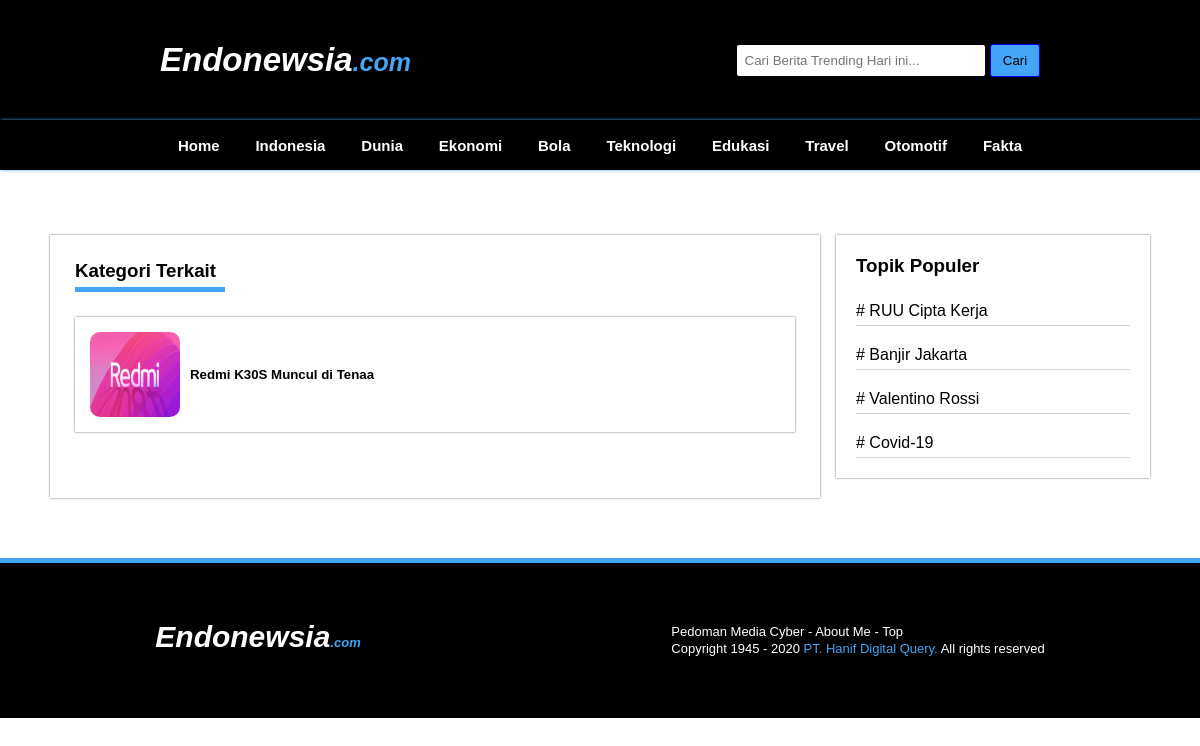
/public/home/kategori/11, run on the app's committed database.
### tables this page shows
CREATE TABLE `berita` (
  `id_berita` int NOT NULL AUTO_INCREMENT,
  `judul_berita` varchar(255) NOT NULL,
  `gambar` varchar(225) DEFAULT NULL,
  `deskripsi` text,
  `id_kategori` int NOT NULL,
  PRIMARY KEY (`id_berita`),
  KEY `id_kategori` (`id_kategori`),
  CONSTRAINT `berita_ibfk_1` FOREIGN KEY (`id_kategori`) REFERENCES `kategori` (`id`)
);

### app/core/Controller.php (called while the page is built, shortened)
<?php
class Controller
{
    public function view($view, $data = [])
    {
        require_once "../app/views/$view.php";
    }
    public function model($model)
    {
        return new $model;
    }
}

### app/controllers/Home.php (called while the page is built, shortened)
<?php
class Home extends Controller
{
    public function kategori($id)
    {
        $data["data"] = $this->model("Home_model")->getKategori($id);
        $data["judul"] = "Endonewsia - Kategori ";
        $data["header"] = "Kategori Terkait";
        $data["css"] = BASEURL . "/css/user/style.css";
        $this->view("user/kategori", $data);
    }
}

### app/core/App.php (called while the page is built, shortened)
<?php
class App
{
    private $controller = "Home",
        $method = "Index",
        $params = [];
    public function __construct()
    {
        $url = $this->parseURL();
        if (file_exists("../app/controllers/$url[0].php")) {
            unset($url[0]);
        }
        $this->controller = new $this->controller;
        if (isset($url[1])) {
            if (method_exists($this->controller, $url[1])) {
                $this->method = $url[1];
                unset($url[1]);
            }
        }
        if (!empty($url)) {
            $this->params = array_values($url);
        }
        call_user_func_array([$this->controller, $this->method], $this->params);
    }
    public function parseURL()
    {
        if (isset($_GET["url"])) {
            $url = rtrim($_GET["url"], "/");
            $url = filter_var($url, FILTER_SANITIZE_URL);
            $url = explode("/", $url);
            foreach ($url as $val) {
                $result[] = ucfirst($val);
            }
            return $result;
        }
    }
}

### public/index.php (called while the page is built, shortened)
<?php
require_once "../app/core/Database.php";
new App();

### app/core/Database.php (called while the page is built, shortened)
<?php
class Database
{
    private $dbhost = DBHOST;
    private $dbuser = DBUSER;
    private $dbpass = DBPASS;
    private $dbname = DBNAME;
    private $stmt;
    public function __construct()
    {
        try {
            $this->conn = new PDO("mysql:host=$this->dbhost;dbname=$this->dbname", $this->dbuser, $this->dbpass);
        } catch (PDOException $e) {
            echo "Gagal : " . $e->getMessage();
        }
    }
    public function query($query)
    {
        $this->stmt = $this->conn->prepare($query);
    }
    public function execute()
    {
        $this->stmt->execute();
    }
    public function getAll()
    {
        $this->execute();
        return $this->stmt->fetchAll(PDO::FETCH_ASSOC);
    }
}

### app/models/Home_model.php (called while the page is built, shortened)
<?php
class Home_model
{
    private $table = "berita",
        $db;
    public function __construct()
    {
        $this->db = new Database();
    }
    public function getKategori($id)
    {
        $this->db->query("SELECT * FROM berita INNER JOIN kategori ON id_kategori = id WHERE id = $id");
        return $this->db->getAll();
    }
}

### app/views/user/kategori.php (the view)
<div class="container kategori">
    <main>
        <h3><?= $data["header"] ?></h3>
        <ul>
            <?php foreach ($data["data"] as $data) : ?>
                <li>
                    <div class="list_kategori">
                        <img src="<?= $data["gambar"] ?>" width="90px" height="85px" alt="Gambar">
                        <a href="<?= BASEURL . "/home/berita/" . $data['id_berita']  ?>">
                            <h5><?= $data["judul_berita"] ?></h5>
                        </a>
                    </div>
                </li>
            <?php endforeach ?>
        </ul>
    </main>
    <aside>
        <div class="topik">
            <h3>Topik Populer</h3>
            <ul>
                <li># RUU Cipta Kerja</li>
                <li># Banjir Jakarta</li>
                <li># Valentino Rossi</li>
                <li># Covid-19</li>
            </ul>
        </div>
    </aside>
</div>

### public/css/user/style.css (style rules this page uses)
* { margin: 0; padding: 0; font-family: 'Lucida Sans', 'Lucida Sans Regular', 'Lucida Grande', 'Lucida Sans Unicode', Geneva, Verdana, sans-serif; list-style: none; color: black; text-decoration: none; box-sizing: border-box; scroll-behavior: smooth; position: relative; }
.container { display: grid; grid-template-columns: 70% auto; grid-column-gap: 1em; width: 1100px; margin: 30px auto 0; padding: 35px 0 220px; }
.container main { padding: 25px; box-shadow: 0px 0px 2px rgba(0, 0, 0, 0.6); }
.container main h3 { width: 120px; padding-bottom: 5px; margin-bottom: 15px; border-bottom: 5px solid #42A5F5; }
.container aside .topik { box-shadow: 0px 0px 2px rgba(0, 0, 0, 0.6); margin-bottom: 20px; padding: 20px; }
.container aside .topik ul li { margin-top: 20px; padding-bottom: 5px; border-bottom: 1px solid lightgray; }
.container aside h3 { color: black; margin-bottom: 20px; }
.container aside ul { margin-top: 25px; }
.kategori main h3 { width: 150px; margin-bottom: 25px; }
.kategori main .list_kategori { display: flex; padding: 15px; align-items: center; box-shadow: 0px 0px 2px rgba(0, 0, 0, 0.6); }
.kategori main .list_kategori img { border-radius: 10px; }
.kategori main .list_kategori h5 { margin: 0px 10px 0; width: 350px; border: none; transition: 0.2s; line-height: 1.2em; }

### data on the page
berita: gambar (picture), judul_berita "Redmi K30S Muncul di Tenaa"

### other printed values
$data["header"] "Kategori Terkait"
